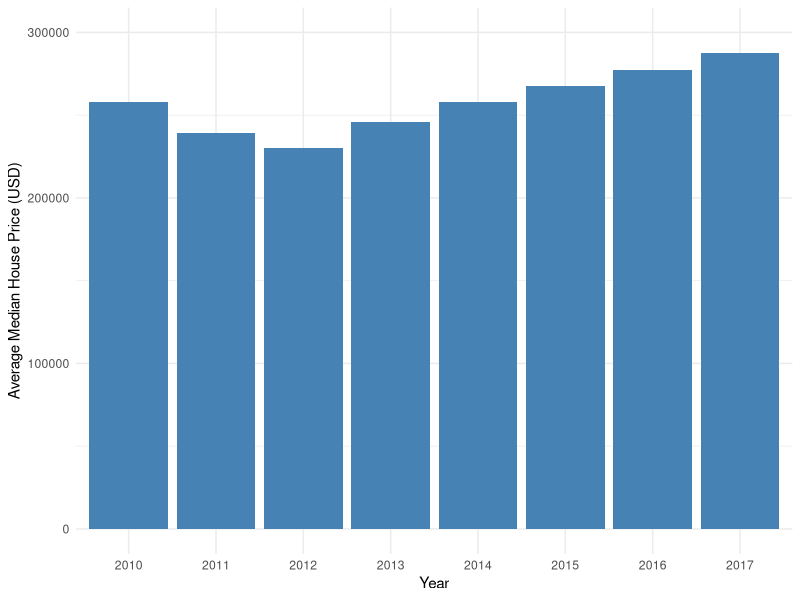

Write the R code that produced this figure.
# loads needed packages
library(dplyr)
library(ggplot2)

# loads the data set
city_data <- read.csv(
  "../project-data/median-listing-price/City_MedianListingPrice_AllHomes.csv",
  stringsAsFactors = FALSE)

# selects year columns and summarizes average median prices each year
city_summary <- city_data %>%
  select(X2010.01, X2011.01, X2012.01, X2013.01, X2014.01, X2015.01, X2016.01,
         X2017.01) %>%
  filter_at(vars(X2010.01, X2011.01, X2012.01, X2013.01, X2014.01, X2015.01,
                 X2016.01, X2017.01),all_vars(!is.na(.))) %>%
  summarize_all(mean) %>%
  mutate(across(where(is.numeric), round, 0))

# makes summary data easier for ggplot to read 
city_year_averages <- t(city_summary)
city_year_averages <- cbind(year = rownames(city_year_averages),
                            city_year_averages)
rownames(city_year_averages) <- NULL
summary_df <- data.frame(city_year_averages) 
summary_df$V2 = as.numeric(summary_df$V2)

# creates the bar graph using summary data
labels <- c("2010", "2011", "2012", "2013", "2014", "2015", "2016", "2017")
options(scipen=10000)
price_bar_graph <- ggplot(data = summary_df, aes(x = labels, y = V2)) +
  geom_bar(stat = "identity", fill = "steelblue") +
  theme_minimal() +
  xlab("Year") +
  ylab("Average Median House Price (USD)") +
  coord_cartesian(ylim = c(0, 300000))


